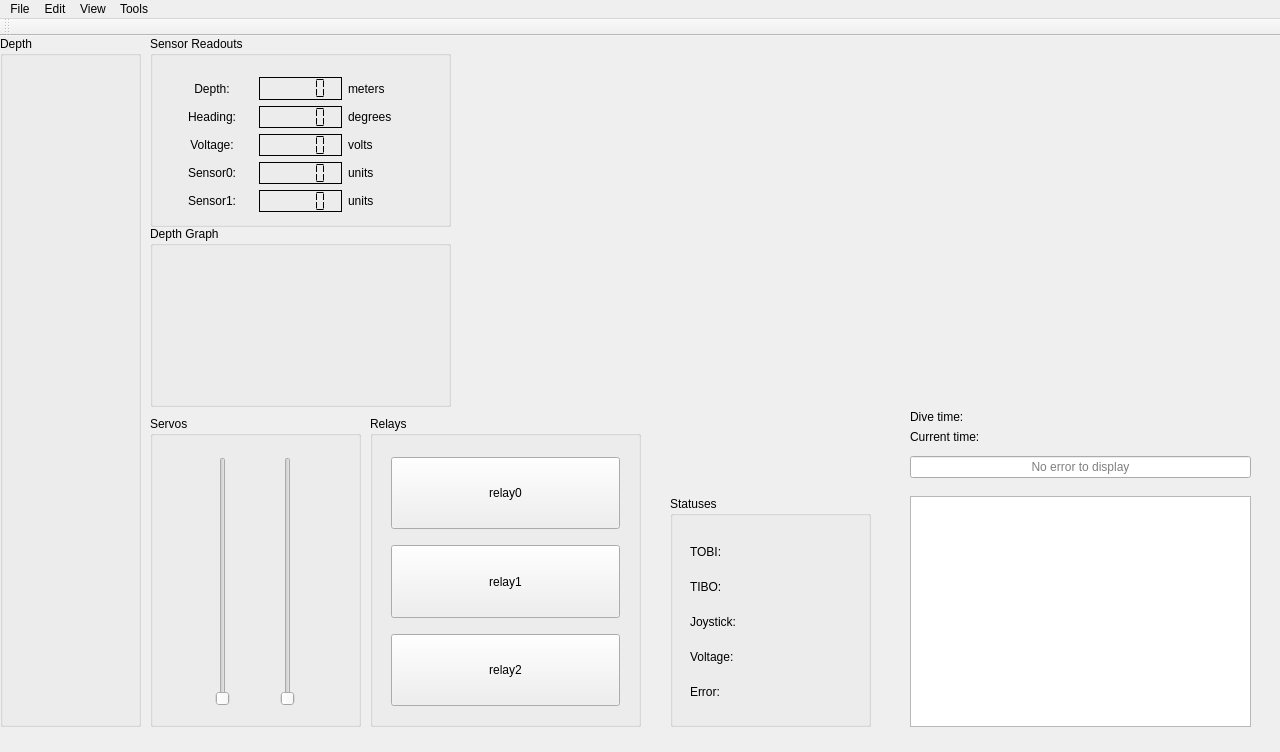
<?xml version="1.0" encoding="UTF-8"?>
<ui version="4.0">
 <class>MainWindow</class>
 <widget class="QMainWindow" name="MainWindow">
  <property name="geometry">
   <rect>
    <x>0</x>
    <y>0</y>
    <width>1280</width>
    <height>752</height>
   </rect>
  </property>
  <property name="minimumSize">
   <size>
    <width>1280</width>
    <height>752</height>
   </size>
  </property>
  <property name="maximumSize">
   <size>
    <width>1280</width>
    <height>752</height>
   </size>
  </property>
  <property name="windowTitle">
   <string>Monterey ROV Controller</string>
  </property>
  <widget class="QWidget" name="centralWidget">
   <widget class="QTextEdit" name="teLog">
    <property name="geometry">
     <rect>
      <x>910</x>
      <y>460</y>
      <width>341</width>
      <height>231</height>
     </rect>
    </property>
    <property name="lineWrapMode">
     <enum>QTextEdit::NoWrap</enum>
    </property>
    <property name="readOnly">
     <bool>true</bool>
    </property>
   </widget>
   <widget class="QGroupBox" name="groupBox">
    <property name="geometry">
     <rect>
      <x>370</x>
      <y>380</y>
      <width>271</width>
      <height>311</height>
     </rect>
    </property>
    <property name="title">
     <string>Relays</string>
    </property>
    <widget class="QWidget" name="layoutWidget">
     <property name="geometry">
      <rect>
       <x>10</x>
       <y>30</y>
       <width>251</width>
       <height>271</height>
      </rect>
     </property>
     <layout class="QVBoxLayout" name="verticalLayout">
      <item>
       <widget class="QPushButton" name="pbRelay0">
        <property name="sizePolicy">
         <sizepolicy hsizetype="Preferred" vsizetype="Preferred">
          <horstretch>0</horstretch>
          <verstretch>0</verstretch>
         </sizepolicy>
        </property>
        <property name="text">
         <string>relay0</string>
        </property>
        <property name="shortcut">
         <string>1</string>
        </property>
        <property name="checkable">
         <bool>true</bool>
        </property>
       </widget>
      </item>
      <item>
       <spacer name="verticalSpacer">
        <property name="orientation">
         <enum>Qt::Vertical</enum>
        </property>
        <property name="sizeType">
         <enum>QSizePolicy::Fixed</enum>
        </property>
        <property name="sizeHint" stdset="0">
         <size>
          <width>20</width>
          <height>10</height>
         </size>
        </property>
       </spacer>
      </item>
      <item>
       <widget class="QPushButton" name="pbRelay1">
        <property name="sizePolicy">
         <sizepolicy hsizetype="Preferred" vsizetype="Preferred">
          <horstretch>0</horstretch>
          <verstretch>0</verstretch>
         </sizepolicy>
        </property>
        <property name="text">
         <string>relay1</string>
        </property>
        <property name="shortcut">
         <string>2</string>
        </property>
        <property name="checkable">
         <bool>true</bool>
        </property>
       </widget>
      </item>
      <item>
       <spacer name="verticalSpacer_2">
        <property name="orientation">
         <enum>Qt::Vertical</enum>
        </property>
        <property name="sizeType">
         <enum>QSizePolicy::Fixed</enum>
        </property>
        <property name="sizeHint" stdset="0">
         <size>
          <width>10</width>
          <height>10</height>
         </size>
        </property>
       </spacer>
      </item>
      <item>
       <widget class="QPushButton" name="pbRelay2">
        <property name="sizePolicy">
         <sizepolicy hsizetype="Preferred" vsizetype="Preferred">
          <horstretch>0</horstretch>
          <verstretch>0</verstretch>
         </sizepolicy>
        </property>
        <property name="text">
         <string>relay2</string>
        </property>
        <property name="shortcut">
         <string>3</string>
        </property>
        <property name="checkable">
         <bool>true</bool>
        </property>
       </widget>
      </item>
     </layout>
    </widget>
   </widget>
   <widget class="QGroupBox" name="groupBox_2">
    <property name="geometry">
     <rect>
      <x>150</x>
      <y>380</y>
      <width>211</width>
      <height>311</height>
     </rect>
    </property>
    <property name="title">
     <string>Servos</string>
    </property>
    <widget class="QWidget" name="layoutWidget">
     <property name="geometry">
      <rect>
       <x>10</x>
       <y>30</y>
       <width>191</width>
       <height>271</height>
      </rect>
     </property>
     <layout class="QHBoxLayout" name="horizontalLayout">
      <item>
       <widget class="QSlider" name="vsServo0">
        <property name="sizePolicy">
         <sizepolicy hsizetype="Fixed" vsizetype="Expanding">
          <horstretch>0</horstretch>
          <verstretch>0</verstretch>
         </sizepolicy>
        </property>
        <property name="maximum">
         <number>179</number>
        </property>
        <property name="orientation">
         <enum>Qt::Vertical</enum>
        </property>
       </widget>
      </item>
      <item>
       <widget class="QSlider" name="vsServo1">
        <property name="sizePolicy">
         <sizepolicy hsizetype="Fixed" vsizetype="Expanding">
          <horstretch>0</horstretch>
          <verstretch>0</verstretch>
         </sizepolicy>
        </property>
        <property name="maximum">
         <number>179</number>
        </property>
        <property name="orientation">
         <enum>Qt::Vertical</enum>
        </property>
       </widget>
      </item>
     </layout>
    </widget>
   </widget>
   <widget class="QGroupBox" name="groupBox_3">
    <property name="geometry">
     <rect>
      <x>670</x>
      <y>460</y>
      <width>201</width>
      <height>231</height>
     </rect>
    </property>
    <property name="title">
     <string>Statuses</string>
    </property>
    <widget class="QWidget" name="layoutWidget">
     <property name="geometry">
      <rect>
       <x>9</x>
       <y>30</y>
       <width>181</width>
       <height>191</height>
      </rect>
     </property>
     <layout class="QGridLayout" name="gridLayout_2">
      <item row="0" column="0">
       <widget class="QLabel" name="label">
        <property name="text">
         <string>TOBI:</string>
        </property>
       </widget>
      </item>
      <item row="0" column="1">
       <widget class="QLedIndicator" name="ledTOBIG" native="true">
        <property name="sizePolicy">
         <sizepolicy hsizetype="MinimumExpanding" vsizetype="MinimumExpanding">
          <horstretch>0</horstretch>
          <verstretch>0</verstretch>
         </sizepolicy>
        </property>
       </widget>
      </item>
      <item row="0" column="2">
       <widget class="QLedIndicator" name="ledTOBIY" native="true">
        <property name="sizePolicy">
         <sizepolicy hsizetype="MinimumExpanding" vsizetype="MinimumExpanding">
          <horstretch>0</horstretch>
          <verstretch>0</verstretch>
         </sizepolicy>
        </property>
       </widget>
      </item>
      <item row="0" column="3">
       <widget class="QLedIndicator" name="ledTOBIR" native="true">
        <property name="sizePolicy">
         <sizepolicy hsizetype="MinimumExpanding" vsizetype="MinimumExpanding">
          <horstretch>0</horstretch>
          <verstretch>0</verstretch>
         </sizepolicy>
        </property>
       </widget>
      </item>
      <item row="1" column="0">
       <widget class="QLabel" name="label_2">
        <property name="text">
         <string>TIBO:</string>
        </property>
       </widget>
      </item>
      <item row="1" column="1">
       <widget class="QLedIndicator" name="ledTIBOG" native="true">
        <property name="sizePolicy">
         <sizepolicy hsizetype="MinimumExpanding" vsizetype="MinimumExpanding">
          <horstretch>0</horstretch>
          <verstretch>0</verstretch>
         </sizepolicy>
        </property>
       </widget>
      </item>
      <item row="1" column="2">
       <widget class="QLedIndicator" name="ledTIBOY" native="true">
        <property name="sizePolicy">
         <sizepolicy hsizetype="MinimumExpanding" vsizetype="MinimumExpanding">
          <horstretch>0</horstretch>
          <verstretch>0</verstretch>
         </sizepolicy>
        </property>
       </widget>
      </item>
      <item row="1" column="3">
       <widget class="QLedIndicator" name="ledTIBOR" native="true">
        <property name="sizePolicy">
         <sizepolicy hsizetype="MinimumExpanding" vsizetype="MinimumExpanding">
          <horstretch>0</horstretch>
          <verstretch>0</verstretch>
         </sizepolicy>
        </property>
       </widget>
      </item>
      <item row="2" column="0">
       <widget class="QLabel" name="label_3">
        <property name="text">
         <string>Joystick:</string>
        </property>
       </widget>
      </item>
      <item row="2" column="1">
       <widget class="QLedIndicator" name="ledJoystickG" native="true">
        <property name="sizePolicy">
         <sizepolicy hsizetype="MinimumExpanding" vsizetype="MinimumExpanding">
          <horstretch>0</horstretch>
          <verstretch>0</verstretch>
         </sizepolicy>
        </property>
       </widget>
      </item>
      <item row="2" column="2">
       <widget class="QLedIndicator" name="ledJoystickY" native="true">
        <property name="sizePolicy">
         <sizepolicy hsizetype="MinimumExpanding" vsizetype="MinimumExpanding">
          <horstretch>0</horstretch>
          <verstretch>0</verstretch>
         </sizepolicy>
        </property>
       </widget>
      </item>
      <item row="2" column="3">
       <widget class="QLedIndicator" name="ledJoystickR" native="true">
        <property name="sizePolicy">
         <sizepolicy hsizetype="MinimumExpanding" vsizetype="MinimumExpanding">
          <horstretch>0</horstretch>
          <verstretch>0</verstretch>
         </sizepolicy>
        </property>
       </widget>
      </item>
      <item row="4" column="0">
       <widget class="QLabel" name="label_4">
        <property name="text">
         <string>Error:</string>
        </property>
       </widget>
      </item>
      <item row="4" column="1">
       <widget class="QLedIndicator" name="ledErrorG" native="true">
        <property name="sizePolicy">
         <sizepolicy hsizetype="MinimumExpanding" vsizetype="MinimumExpanding">
          <horstretch>0</horstretch>
          <verstretch>0</verstretch>
         </sizepolicy>
        </property>
       </widget>
      </item>
      <item row="4" column="2">
       <widget class="QLedIndicator" name="ledErrorY" native="true">
        <property name="sizePolicy">
         <sizepolicy hsizetype="MinimumExpanding" vsizetype="MinimumExpanding">
          <horstretch>0</horstretch>
          <verstretch>0</verstretch>
         </sizepolicy>
        </property>
       </widget>
      </item>
      <item row="4" column="3">
       <widget class="QLedIndicator" name="ledErrorR" native="true">
        <property name="sizePolicy">
         <sizepolicy hsizetype="MinimumExpanding" vsizetype="MinimumExpanding">
          <horstretch>0</horstretch>
          <verstretch>0</verstretch>
         </sizepolicy>
        </property>
       </widget>
      </item>
      <item row="3" column="0">
       <widget class="QLabel" name="label_12">
        <property name="text">
         <string>Voltage:</string>
        </property>
       </widget>
      </item>
      <item row="3" column="1">
       <widget class="QLedIndicator" name="ledVoltageG" native="true">
        <property name="sizePolicy">
         <sizepolicy hsizetype="MinimumExpanding" vsizetype="MinimumExpanding">
          <horstretch>0</horstretch>
          <verstretch>0</verstretch>
         </sizepolicy>
        </property>
       </widget>
      </item>
      <item row="3" column="2">
       <widget class="QLedIndicator" name="ledVoltageY" native="true">
        <property name="sizePolicy">
         <sizepolicy hsizetype="MinimumExpanding" vsizetype="MinimumExpanding">
          <horstretch>0</horstretch>
          <verstretch>0</verstretch>
         </sizepolicy>
        </property>
       </widget>
      </item>
      <item row="3" column="3">
       <widget class="QLedIndicator" name="ledVoltageR" native="true">
        <property name="sizePolicy">
         <sizepolicy hsizetype="MinimumExpanding" vsizetype="MinimumExpanding">
          <horstretch>0</horstretch>
          <verstretch>0</verstretch>
         </sizepolicy>
        </property>
       </widget>
      </item>
     </layout>
    </widget>
   </widget>
   <widget class="QNeedleIndicator" name="niVoltage" native="true">
    <property name="geometry">
     <rect>
      <x>950</x>
      <y>90</y>
      <width>231</width>
      <height>231</height>
     </rect>
    </property>
   </widget>
   <widget class="QGroupBox" name="groupBox_4">
    <property name="geometry">
     <rect>
      <x>150</x>
      <y>0</y>
      <width>301</width>
      <height>191</height>
     </rect>
    </property>
    <property name="title">
     <string>Sensor Readouts</string>
    </property>
    <widget class="QWidget" name="layoutWidget">
     <property name="geometry">
      <rect>
       <x>10</x>
       <y>30</y>
       <width>281</width>
       <height>157</height>
      </rect>
     </property>
     <layout class="QGridLayout" name="gridLayout">
      <item row="0" column="0">
       <widget class="QLabel" name="label_5">
        <property name="text">
         <string>Depth:</string>
        </property>
        <property name="alignment">
         <set>Qt::AlignCenter</set>
        </property>
       </widget>
      </item>
      <item row="1" column="1">
       <widget class="QLCDNumber" name="ledHeading">
        <property name="frameShape">
         <enum>QFrame::Box</enum>
        </property>
        <property name="frameShadow">
         <enum>QFrame::Plain</enum>
        </property>
        <property name="segmentStyle">
         <enum>QLCDNumber::Flat</enum>
        </property>
       </widget>
      </item>
      <item row="1" column="0">
       <widget class="QLabel" name="label_6">
        <property name="text">
         <string>Heading:</string>
        </property>
        <property name="alignment">
         <set>Qt::AlignCenter</set>
        </property>
       </widget>
      </item>
      <item row="0" column="2">
       <widget class="QLabel" name="labUnitsDepth">
        <property name="text">
         <string>meters</string>
        </property>
       </widget>
      </item>
      <item row="0" column="1">
       <widget class="QLCDNumber" name="lcdDepth">
        <property name="frameShape">
         <enum>QFrame::Box</enum>
        </property>
        <property name="frameShadow">
         <enum>QFrame::Plain</enum>
        </property>
        <property name="segmentStyle">
         <enum>QLCDNumber::Flat</enum>
        </property>
       </widget>
      </item>
      <item row="2" column="0">
       <widget class="QLabel" name="label_7">
        <property name="text">
         <string>Voltage:</string>
        </property>
        <property name="alignment">
         <set>Qt::AlignCenter</set>
        </property>
       </widget>
      </item>
      <item row="2" column="2">
       <widget class="QLabel" name="labUnitsVoltage">
        <property name="text">
         <string>volts</string>
        </property>
       </widget>
      </item>
      <item row="2" column="1">
       <widget class="QLCDNumber" name="lcdVoltage">
        <property name="frameShape">
         <enum>QFrame::Box</enum>
        </property>
        <property name="frameShadow">
         <enum>QFrame::Plain</enum>
        </property>
        <property name="segmentStyle">
         <enum>QLCDNumber::Flat</enum>
        </property>
       </widget>
      </item>
      <item row="1" column="2">
       <widget class="QLabel" name="labUnitsHeading">
        <property name="text">
         <string>degrees</string>
        </property>
       </widget>
      </item>
      <item row="3" column="0">
       <widget class="QLabel" name="labSensor0">
        <property name="text">
         <string>Sensor0:</string>
        </property>
        <property name="alignment">
         <set>Qt::AlignCenter</set>
        </property>
       </widget>
      </item>
      <item row="4" column="0">
       <widget class="QLabel" name="labSensor1">
        <property name="text">
         <string>Sensor1:</string>
        </property>
        <property name="alignment">
         <set>Qt::AlignCenter</set>
        </property>
       </widget>
      </item>
      <item row="3" column="1">
       <widget class="QLCDNumber" name="lcdSensor0">
        <property name="frameShape">
         <enum>QFrame::Box</enum>
        </property>
        <property name="frameShadow">
         <enum>QFrame::Plain</enum>
        </property>
        <property name="segmentStyle">
         <enum>QLCDNumber::Flat</enum>
        </property>
       </widget>
      </item>
      <item row="4" column="1">
       <widget class="QLCDNumber" name="lcdSensor1">
        <property name="frameShape">
         <enum>QFrame::Box</enum>
        </property>
        <property name="frameShadow">
         <enum>QFrame::Plain</enum>
        </property>
        <property name="segmentStyle">
         <enum>QLCDNumber::Flat</enum>
        </property>
       </widget>
      </item>
      <item row="3" column="2">
       <widget class="QLabel" name="labUnits0">
        <property name="text">
         <string>units</string>
        </property>
       </widget>
      </item>
      <item row="4" column="2">
       <widget class="QLabel" name="labUnits1">
        <property name="text">
         <string>units</string>
        </property>
       </widget>
      </item>
     </layout>
    </widget>
   </widget>
   <widget class="QLabel" name="label_11">
    <property name="geometry">
     <rect>
      <x>910</x>
      <y>390</y>
      <width>101</width>
      <height>21</height>
     </rect>
    </property>
    <property name="font">
     <font>
      <stylestrategy>PreferAntialias</stylestrategy>
     </font>
    </property>
    <property name="text">
     <string>Current time:</string>
    </property>
   </widget>
   <widget class="QLabel" name="labCurrentTime">
    <property name="geometry">
     <rect>
      <x>1010</x>
      <y>390</y>
      <width>121</width>
      <height>21</height>
     </rect>
    </property>
    <property name="font">
     <font>
      <stylestrategy>PreferAntialias</stylestrategy>
     </font>
    </property>
    <property name="text">
     <string/>
    </property>
   </widget>
   <widget class="QLineEdit" name="leError">
    <property name="geometry">
     <rect>
      <x>910</x>
      <y>420</y>
      <width>341</width>
      <height>22</height>
     </rect>
    </property>
    <property name="focusPolicy">
     <enum>Qt::NoFocus</enum>
    </property>
    <property name="alignment">
     <set>Qt::AlignCenter</set>
    </property>
    <property name="readOnly">
     <bool>true</bool>
    </property>
    <property name="placeholderText">
     <string>No error to display</string>
    </property>
   </widget>
   <widget class="QwtCompass" name="compass" native="true">
    <property name="geometry">
     <rect>
      <x>465</x>
      <y>20</y>
      <width>350</width>
      <height>350</height>
     </rect>
    </property>
   </widget>
   <widget class="QGroupBox" name="gbDepthScale">
    <property name="geometry">
     <rect>
      <x>0</x>
      <y>0</y>
      <width>141</width>
      <height>691</height>
     </rect>
    </property>
    <property name="title">
     <string>Depth</string>
    </property>
    <widget class="QScale" name="scaleDepth" native="true">
     <property name="geometry">
      <rect>
       <x>0</x>
       <y>20</y>
       <width>131</width>
       <height>671</height>
      </rect>
     </property>
    </widget>
   </widget>
   <widget class="QGroupBox" name="groupBox_6">
    <property name="geometry">
     <rect>
      <x>150</x>
      <y>190</y>
      <width>301</width>
      <height>181</height>
     </rect>
    </property>
    <property name="title">
     <string>Depth Graph</string>
    </property>
    <widget class="QwtPlot" name="plotDepth" native="true">
     <property name="geometry">
      <rect>
       <x>10</x>
       <y>30</y>
       <width>281</width>
       <height>141</height>
      </rect>
     </property>
    </widget>
   </widget>
   <widget class="QLabel" name="label_13">
    <property name="geometry">
     <rect>
      <x>910</x>
      <y>370</y>
      <width>101</width>
      <height>21</height>
     </rect>
    </property>
    <property name="font">
     <font>
      <stylestrategy>PreferAntialias</stylestrategy>
     </font>
    </property>
    <property name="text">
     <string>Dive time:</string>
    </property>
   </widget>
   <widget class="QLabel" name="labDiveTime">
    <property name="geometry">
     <rect>
      <x>1010</x>
      <y>370</y>
      <width>121</width>
      <height>21</height>
     </rect>
    </property>
    <property name="font">
     <font>
      <stylestrategy>PreferAntialias</stylestrategy>
     </font>
    </property>
    <property name="text">
     <string/>
    </property>
   </widget>
  </widget>
  <widget class="QMenuBar" name="menuBar">
   <property name="geometry">
    <rect>
     <x>0</x>
     <y>0</y>
     <width>1280</width>
     <height>22</height>
    </rect>
   </property>
   <widget class="QMenu" name="menuFile">
    <property name="title">
     <string>File</string>
    </property>
    <addaction name="actionAbout"/>
    <addaction name="separator"/>
    <addaction name="actionExit"/>
   </widget>
   <widget class="QMenu" name="menuEdit">
    <property name="title">
     <string>Edit</string>
    </property>
    <addaction name="actionSettings"/>
   </widget>
   <widget class="QMenu" name="menuView">
    <property name="title">
     <string>View</string>
    </property>
    <addaction name="actionDebug"/>
    <addaction name="actionJoystick_mappings"/>
   </widget>
   <widget class="QMenu" name="menuTools">
    <property name="title">
     <string>Tools</string>
    </property>
    <addaction name="actionRescan_Joysticks"/>
    <addaction name="separator"/>
    <addaction name="actionDive_Timer_Start"/>
    <addaction name="actionDive_Timer_Reset"/>
   </widget>
   <addaction name="menuFile"/>
   <addaction name="menuEdit"/>
   <addaction name="menuView"/>
   <addaction name="menuTools"/>
  </widget>
  <widget class="QToolBar" name="mainToolBar">
   <attribute name="toolBarArea">
    <enum>TopToolBarArea</enum>
   </attribute>
   <attribute name="toolBarBreak">
    <bool>false</bool>
   </attribute>
  </widget>
  <action name="actionAbout">
   <property name="text">
    <string>About</string>
   </property>
  </action>
  <action name="actionExit">
   <property name="text">
    <string>Exit</string>
   </property>
  </action>
  <action name="actionDebug">
   <property name="text">
    <string>Debug</string>
   </property>
   <property name="shortcut">
    <string>Ctrl+D</string>
   </property>
  </action>
  <action name="actionRescan_Joysticks">
   <property name="text">
    <string>Rescan Joysticks</string>
   </property>
   <property name="shortcut">
    <string>Ctrl+R</string>
   </property>
  </action>
  <action name="actionTimer_Start">
   <property name="text">
    <string>Timer - Start</string>
   </property>
  </action>
  <action name="actionDive_Timer_Sop">
   <property name="text">
    <string>Dive Timer - Sop</string>
   </property>
  </action>
  <action name="actionDive_Timer_Start">
   <property name="text">
    <string>Dive Timer - Start</string>
   </property>
  </action>
  <action name="actionDive_Timer_Stop">
   <property name="text">
    <string>Dive Timer - Stop</string>
   </property>
  </action>
  <action name="actionDive_Timer_Reset">
   <property name="text">
    <string>Dive Timer - Reset</string>
   </property>
   <property name="shortcut">
    <string>Ctrl+T</string>
   </property>
  </action>
  <action name="actionSettings">
   <property name="text">
    <string>Settings</string>
   </property>
   <property name="shortcut">
    <string>Ctrl+S</string>
   </property>
  </action>
  <action name="actionJoystick_mappings">
   <property name="text">
    <string>Joystick Mappings</string>
   </property>
   <property name="shortcut">
    <string>Ctrl+J</string>
   </property>
  </action>
 </widget>
 <layoutdefault spacing="6" margin="11"/>
 <customwidgets>
  <customwidget>
   <class>QScale</class>
   <extends>QWidget</extends>
   <header>qscale.h</header>
   <container>1</container>
  </customwidget>
  <customwidget>
   <class>QLedIndicator</class>
   <extends>QWidget</extends>
   <header>qledindicator.h</header>
   <container>1</container>
  </customwidget>
  <customwidget>
   <class>QNeedleIndicator</class>
   <extends>QWidget</extends>
   <header>qneedleindicator.h</header>
   <container>1</container>
  </customwidget>
  <customwidget>
   <class>QwtCompass</class>
   <extends>QWidget</extends>
   <header>qwt/qwt_compass.h</header>
   <container>1</container>
  </customwidget>
  <customwidget>
   <class>QwtPlot</class>
   <extends>QWidget</extends>
   <header>qwt/qwt_plot.h</header>
   <container>1</container>
  </customwidget>
 </customwidgets>
 <resources/>
 <connections/>
</ui>
